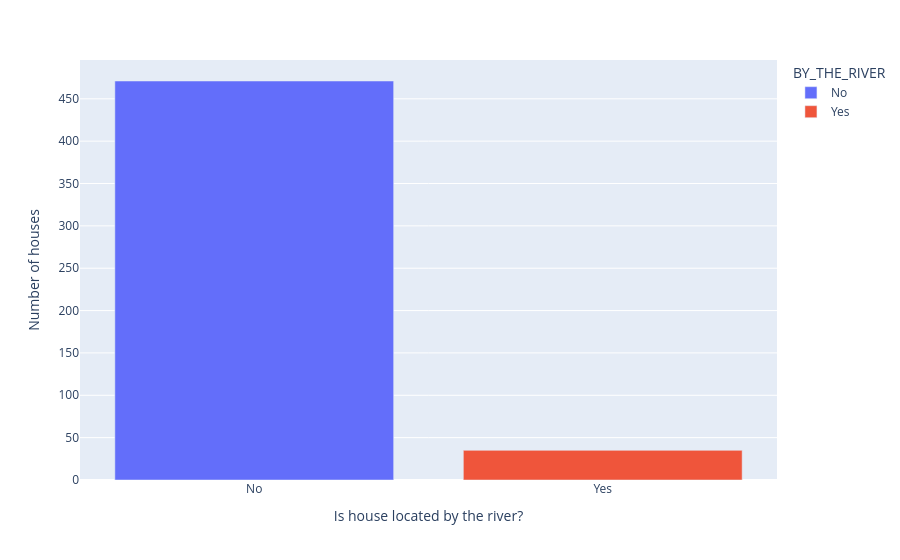

The notebook cell this image was saved under:
### Code cell
bar = px.bar(river_location, x="BY_THE_RIVER", y="PRICE", color="BY_THE_RIVER")

bar.update_layout(xaxis_title='Is house located by the river?',
                  yaxis_title='Number of houses',)

bar.show()

### Figure 1 — Plotly figure (JSON) as saved in the notebook; plotly's stock layout.template omitted (floating-point values rounded to 4 significant figures)
{"data": [{"hovertemplate": "BY_THE_RIVER=%{x}<br>PRICE=%{y}<extra></extra>", "legendgroup": "No", "marker": {"color": "#636efa", "pattern": {"shape": ""}}, "name": "No", "orientation": "v", "showlegend": true, "textposition": "auto", "type": "bar", "x": ["No"], "xaxis": "x", "y": [471], "yaxis": "y"}, {"hovertemplate": "BY_THE_RIVER=%{x}<br>PRICE=%{y}<extra></extra>", "legendgroup": "Yes", "marker": {"color": "#EF553B", "pattern": {"shape": ""}}, "name": "Yes", "orientation": "v", "showlegend": true, "textposition": "auto", "type": "bar", "x": ["Yes"], "xaxis": "x", "y": [35], "yaxis": "y"}], "layout": {"barmode": "relative", "legend": {"title": {"text": "BY_THE_RIVER"}, "tracegroupgap": 0}, "margin": {"t": 60}, "xaxis": {"anchor": "y", "categoryarray": ["No", "Yes"], "categoryorder": "array", "domain": [0, 1], "title": {"text": "Is house located by the river?"}}, "yaxis": {"anchor": "x", "domain": [0, 1], "title": {"text": "Number of houses"}}}}
